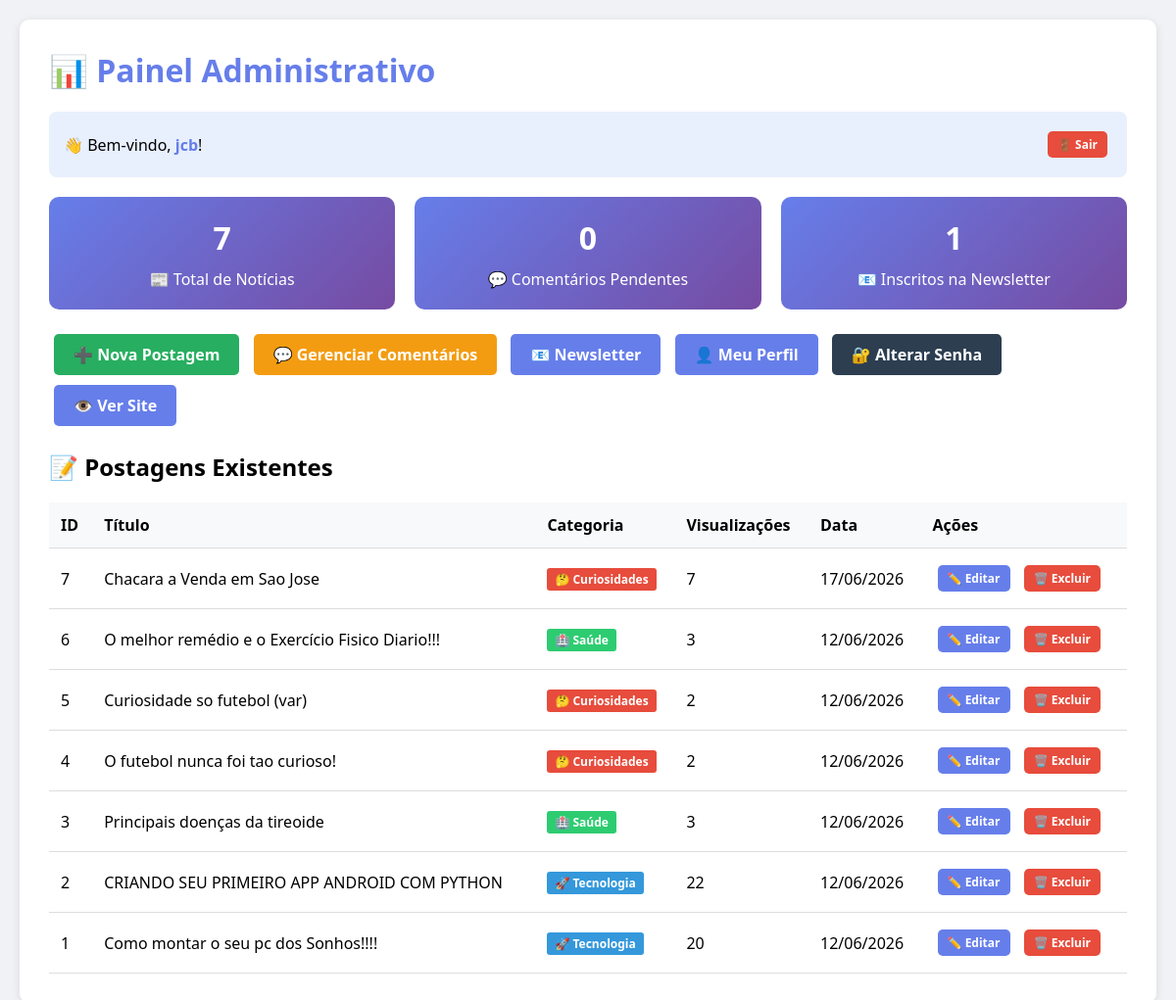
Page /admin (signed in) on the earlier database version.
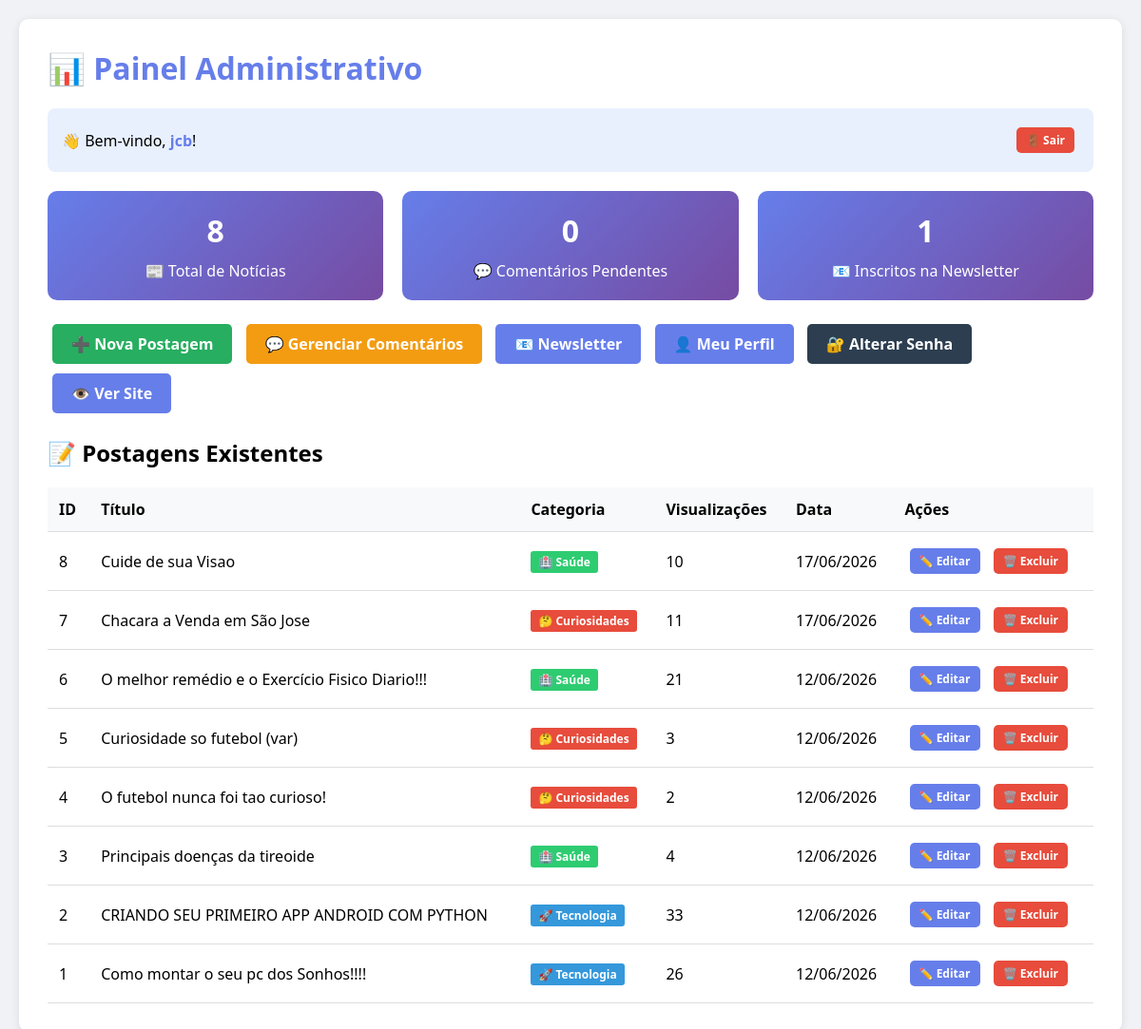
Same page on the later database version.
### app.py (models this page shows)
class Noticia(db.Model):
    id = db.Column(db.Integer, primary_key=True)
    titulo = db.Column(db.String(200), nullable=False)
    conteudo = db.Column(db.Text, nullable=False)
    categoria = db.Column(db.String(50), nullable=False)  # 'tecnologia', 'saude', 'curiosidades'
    imagem = db.Column(db.String(200), nullable=True)
    video_url = db.Column(db.String(200), nullable=True)
    visualizacoes = db.Column(db.Integer, default=0)
    data_publicacao = db.Column(db.DateTime, default=datetime.utcnow)

### app.py (the view)
@app.route('/admin')
def admin_panel():
    if not session.get('logged_in'):
        return redirect(url_for('login'))
    noticias = Noticia.query.order_by(Noticia.data_publicacao.desc()).all()
    comentarios_pendentes = Comentario.query.filter_by(aprovado=False).count()
    inscritos_count = Inscrito.query.filter_by(ativo=True).count()
    return render_template('admin.html', noticias=noticias,
                           comentarios_pendentes=comentarios_pendentes,
                           inscritos_count=inscritos_count)

### app.py (called while the page is built)
@app.context_processor
def utility_processor():
    return dict(converter_link_youtube=converter_link_youtube)

### templates/admin.html (shortened to what this page needs)
<!DOCTYPE html>
<html lang="pt-br">
<head>
</head>
<body>
    <div class="container">
        <h1>📊 Painel Administrativo</h1>
        <div class="user-info">
            <div>👋 Bem-vindo, <span class="user-name">{{ session.username }}</span>!</div>
            <div>
                <a href="/logout" class="btn btn-danger" style="padding: 5px 10px; font-size: 12px;">🚪 Sair</a>
            </div>
        </div>
        <div class="stats">
            <div class="stat-card">
                <h3>{{ noticias|length }}</h3>
                <p>📰 Total de Notícias</p>
            </div>
            <div class="stat-card">
                <h3>{{ comentarios_pendentes }}</h3>
                <p>💬 Comentários Pendentes</p>
            </div>
            <div class="stat-card">
                <h3>{{ inscritos_count }}</h3>
                <p>📧 Inscritos na Newsletter</p>
            </div>
        </div>
        <div style="margin: 20px 0;">
            <a href="/admin/nova" class="btn btn-success">➕ Nova Postagem</a>
            <a href="/admin/comentarios" class="btn btn-warning">💬 Gerenciar Comentários</a>
            <a href="/admin/newsletter" class="btn">📧 Newsletter</a>
            <a href="/admin/perfil" class="btn" style="background: #f39c12;">👤 Meu Perfil</a>
            <a href="/admin/alterar-senha" class="btn btn-dark" style="background: #e74c3c;">🔐 Alterar Senha</a>
            <a href="/" class="btn">👁️ Ver Site</a>
        </div>
        <h2>📝 Postagens Existentes</h2>
        <table>
            <thead>
                <tr><th>ID</th><th>Título</th><th>Categoria</th><th>Visualizações</th><th>Data</th><th>Ações</th></tr>
            </thead>
            <tbody>
                {% for noticia in noticias %}
                <tr>
                    <td>{{ noticia.id }}</td>
                    <td>{{ noticia.titulo }}</td>
                    <td>
                        <span class="categoria-badge
                            {% if noticia.categoria == 'tecnologia' %}tech
                            {% elif noticia.categoria == 'saude' %}saude
                            {% else %}curiosidades{% endif %}">
                            {% if noticia.categoria == 'tecnologia' %}🚀 Tecnologia
                            {% elif noticia.categoria == 'saude' %}🏥 Saúde
                            {% else %}🤔 Curiosidades{% endif %}
                        </span>
                    </td>
                    <td>{{ noticia.visualizacoes }}</td>
                    <td>{{ noticia.data_publicacao.strftime('%d/%m/%Y') }}</td>
                    <td>
                        <a href="/admin/editar/{{ noticia.id }}" class="btn" style="padding: 5px 10px; font-size: 12px;">✏️ Editar</a>
                        <a href="/admin/excluir/{{ noticia.id }}" class="btn btn-danger" style="padding: 5px 10px; font-size: 12px;" onclick="return confirm('Tem certeza?')">🗑️ Excluir</a>
                    </td>
                </tr>
                {% endfor %}
            </tbody>
        </table>
    </div>
</body>
</html>

### templates/admin.html (style rules this page uses)
body { font-family: 'Segoe UI', Tahoma, Geneva, Verdana, sans-serif; background: #f0f2f5; margin: 0; padding: 20px; }
.container { max-width: 1200px; margin: 0 auto; background: white; border-radius: 10px; padding: 30px; box-shadow: 0 2px 10px rgba(0,0,0,0.1); }
h1 { color: #667eea; margin-top: 0; }
.stats { display: grid; grid-template-columns: repeat(auto-fit, minmax(200px, 1fr)); gap: 20px; margin: 20px 0; }
.stat-card { background: linear-gradient(135deg, #667eea, #764ba2); color: white; padding: 20px; border-radius: 10px; text-align: center; }
.stat-card h3 { font-size: 32px; margin: 0; }
.stat-card p { margin: 10px 0 0; }
.btn { display: inline-block; padding: 10px 20px; background: #667eea !important; color: #ffffff !important; text-decoration: none; border-radius: 5px; margin: 5px; border: none; cursor: pointer; font-weight: bold; }
.btn-danger { background: #e74c3c !important; color: #ffffff !important; }
.btn-success { background: #27ae60 !important; color: #ffffff !important; }
.btn-warning { background: #f39c12 !important; color: #ffffff !important; }
.btn-dark { background: #2c3e50 !important; color: #ffffff !important; }
table { width: 100%; border-collapse: collapse; margin-top: 20px; }
th, td { padding: 12px; text-align: left; border-bottom: 1px solid #ddd; }
th { background: #f8f9fa; }
.categoria-badge { display: inline-block; padding: 3px 8px; border-radius: 3px; font-size: 12px; font-weight: bold; }
.tech { background: #3498db; color: white; }
.saude { background: #2ecc71; color: white; }
.curiosidades { background: #e74c3c; color: white; }
.user-info { background: #e8f0fe; padding: 15px; border-radius: 8px; margin-bottom: 20px; display: flex; justify-content: space-between; align-items: center; flex-wrap: wrap; }
.user-name { font-weight: bold; color: #667eea; }

Differences in the rows shown:
added Noticia: id "8", titulo "Cuide de sua Visao", categoria "🏥 Saúde", visualizacoes "10", data_publicacao "17/06/2026"
changed Noticia id 7: titulo "Chacara a Venda em Sao Jose" → "Chacara a Venda em São Jose"; visualizacoes "7" → "11"
changed Noticia "O melhor remédio e o Exercício Fisico Diario!!!": visualizacoes "3" → "21"
changed Noticia "Curiosidade so futebol (var)": visualizacoes "2" → "3"
changed Noticia "Principais doenças da tireoide": visualizacoes "3" → "4"
changed Noticia "CRIANDO SEU PRIMEIRO APP ANDROID COM PYTHON": visualizacoes "22" → "33"
changed Noticia "Como montar o seu pc dos Sonhos!!!!": visualizacoes "20" → "26"
Other differences:
{{ noticias|length }}: "7" → "8"
